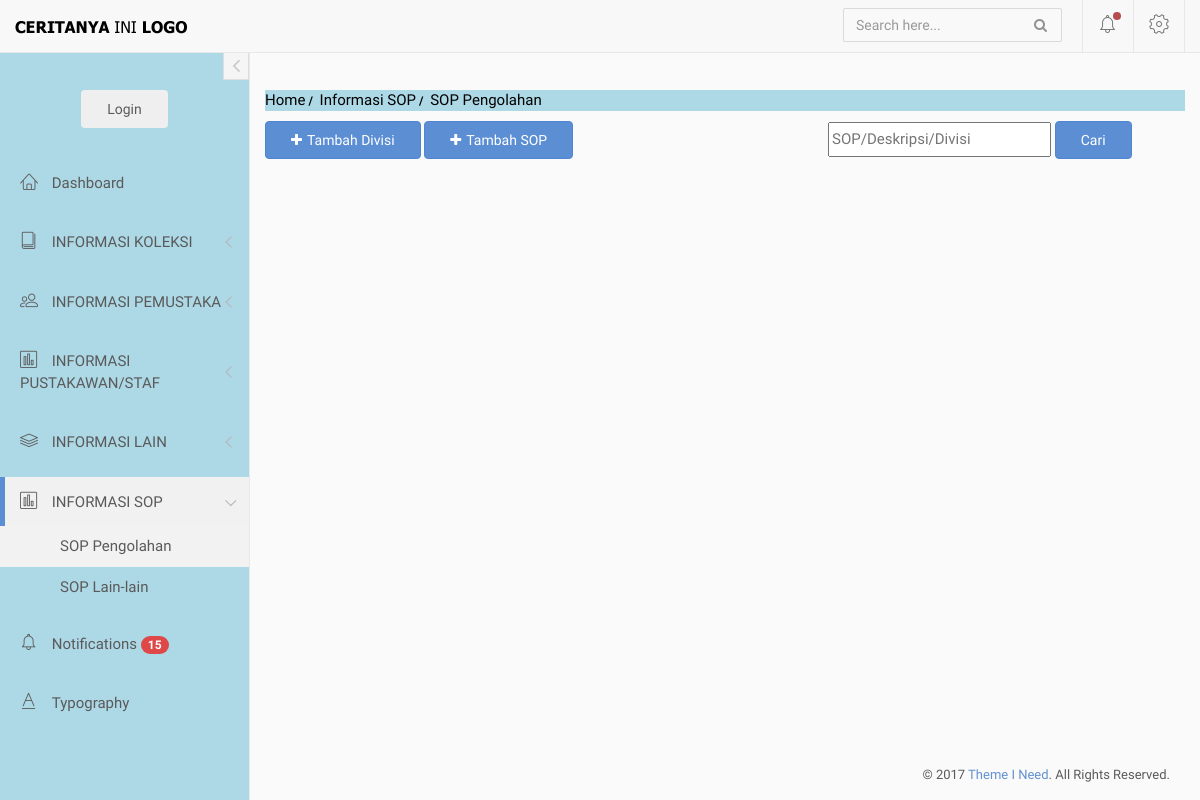
Before: /index.php/sop/pengolahan with the older database file.
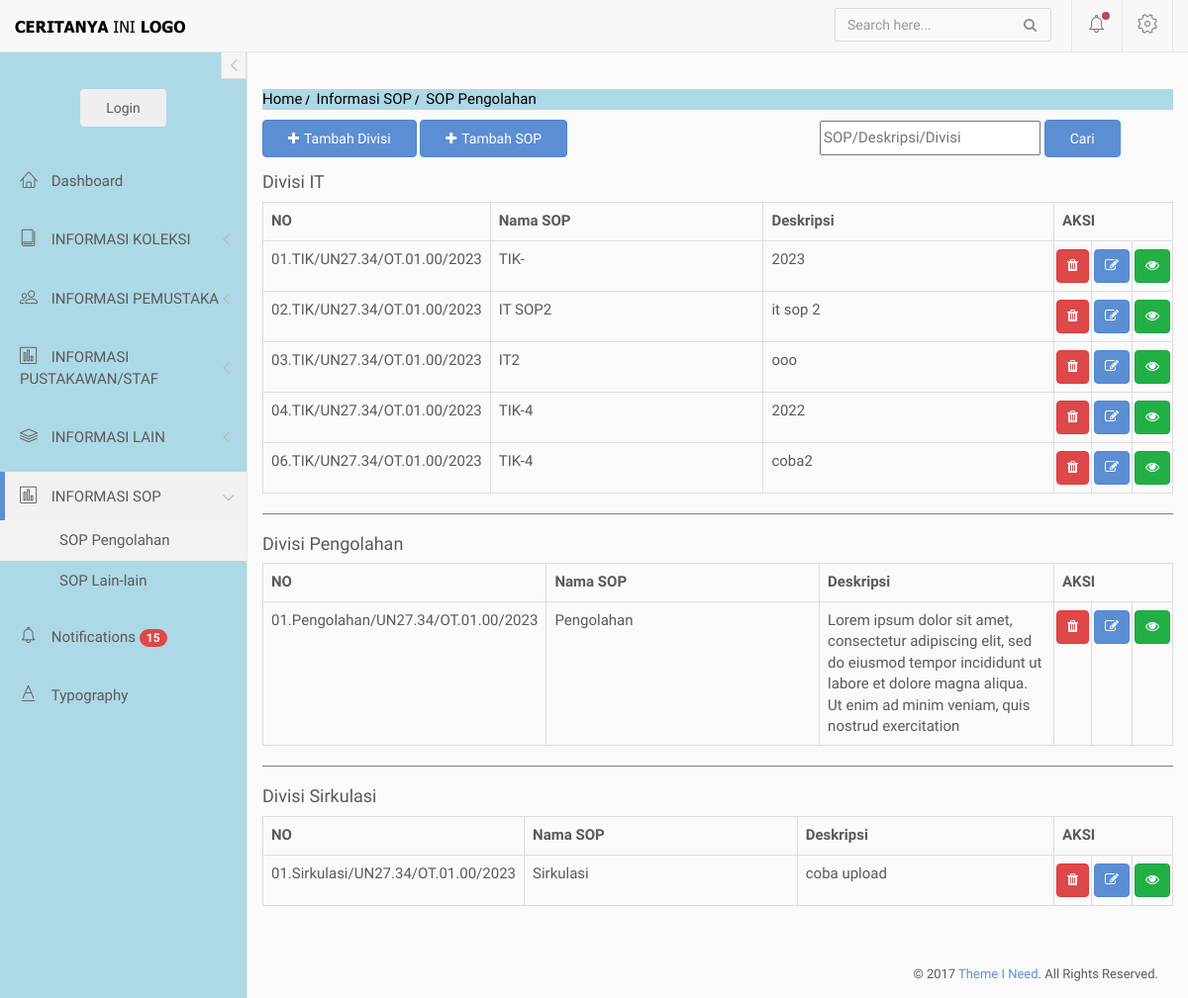
After: the same page with the newer database file.
### tables this page shows
CREATE TABLE `list_sop` (
  `id` int(10) NOT NULL,
  `id_divisi` int(5) NOT NULL,
  `nomor` varchar(40) NOT NULL,
  `nama_sop` varchar(255) NOT NULL,
  `deskripsi` varchar(255) NOT NULL,
  `file` varchar(500) NOT NULL,
  `update_id` int(50) NOT NULL
);

CREATE TABLE `tbl_divisi_sop` (
  `id` int(5) NOT NULL,
  `divisi` varchar(50) NOT NULL
);

### application/controllers/sop.php (called while the page is built, shortened)
<?php
    Class Sop extends CI_Controller{
        public function __construct(){
            $this->load->model('m_main');
        }
        public function pengolahan(){
            $data['divisi'] = $this->m_main->get_data('tbl_divisi_sop')->result();
            $data['keyword'] = $this->input->get('keyword');
            if(!empty($this->input->get('keyword'))){
                $data['sop'] = $this->m_main->search_sop($data['keyword']);
            }else{
                $data['sop']= $this->m_main->get_sop();
            }
            $this->load->view('diffdash/header');
            $this->load->view('diffdash/sidebar');
            $this->load->view('sop/v_sop',$data);
            $this->load->view('diffdash/footer');
        }
    }
?>

### index.php (called while the page is built, shortened)
<?php
require_once BASEPATH.'core/CodeIgniter.php';

### application/models/m_main.php (called while the page is built, shortened)
<?php
    class M_main extends CI_Model{
        public function get_sop(){
            return $this->db->query("SELECT sp.*, tds.divisi FROM list_sop AS sp left join tbl_divisi_sop AS tds ON sp.id_divisi = tds.id order by id_divisi,nomor")->result();
        }
    }
?>

### application/views/sop/v_sop.php (the view, shortened to what this page needs)
<div>
    <nav class="crumbs">
        <ol>
            <li class="crumb"><a href="<?=base_url()?>">Home</a></li>
            <li class="crumb"><a href="#">Informasi SOP</a></li>
            <li class="crumb">SOP Pengolahan</li>
        </ol>
    </nav>
<div>
<?php $a=0; ?>
<div style="float:left;">
  <button class="btn btn-primary" style="margin-bottom : 10px" data-toggle="modal" data-target="#tambahdivisi"><i class="fa fa-plus"></i>Tambah Divisi</button>
  <button class="btn btn-primary" style="margin-bottom : 10px" data-toggle="modal" data-target="#tambahsop"><i class="fa fa-plus"></i>Tambah SOP</button>
</div>
<div style="float:right;">
  <form action="" method="GET" style="flex-direction: row; width:360px">
      <div class="form-group">
        <input class="search-right" type="text" name="keyword" placeholder="SOP/Deskripsi/Divisi" value="<?= html_escape($keyword) ?>">
        <input type="submit" value="Cari" class="btn btn-primary">
      </div>
  </form>
</div>
<div style="clear:both;">
    <?php foreach ($sop as $row) : ?>
      <?php
        if($a != $row->id_divisi){
        if($a != 0){?></table> <hr> <?php } ?>
        <h4>Divisi <?php echo $row->divisi; ?> </h4>
        <table class="table table-bordered">
        <tr>
            <th style="width:5%">NO</th>
            <th style="width:30%">Nama SOP</th>
            <th style="">Deskripsi</th>
            <th colspan=3 style="width:115px">AKSI</th>
        </tr>
      <?php $a=$row->id_divisi; }?>
      <tr>
          <td><?php echo $row->nomor?></td>
          <td><?php echo $row->nama_sop?></td>
          <td><?php echo $row->deskripsi?></td>
          <td class="btnsq tombol-hapus" href="<?php echo base_url('sop/hapus_sop/'.$row->id); ?>"><div class="btn btn-danger btn-xm" data-toggle="tooltip" data-placement="top" title="Hapus User"><i class="fa fa-trash"></i></div></td>
          <td class="btnsq"><?php echo anchor('sop/edit_sop/'.$row->id,'<div class="btn btn-primary btn-xm" data-toggle="tooltip" data-placement="top" title="Edit User"><i class="fa fa-edit"></i></div>') ?></td>
          <td class="btnsq" title="Lihat file"><button type="button" class="btn btn-success btn-xm openfile" value="<?=$row->file?>" data-toggle="modal" data-target="#openFile"><i class="fa fa-eye"></i></button></td>
      </tr>
    <?php endforeach;?>
      </table>
</div>
</div>
</div>
</div>

Changed rows visible on the page:
added list_sop: id_divisi.divisi "IT", nomor "01.TIK/UN27.34/OT.01.00/2023", nama_sop "TIK-", deskripsi "2023"
added list_sop: nomor "02.TIK/UN27.34/OT.01.00/2023", nama_sop "IT SOP2", deskripsi "it sop 2"
added list_sop: nomor "03.TIK/UN27.34/OT.01.00/2023", nama_sop "IT2", deskripsi "ooo"
added list_sop: nomor "04.TIK/UN27.34/OT.01.00/2023", nama_sop "TIK-4", deskripsi "2022"
added list_sop: nomor "06.TIK/UN27.34/OT.01.00/2023", nama_sop "TIK-4", deskripsi "coba2"
added list_sop: id_divisi.divisi "Pengolahan", nomor "01.Pengolahan/UN27.34/OT.01.00/2023", nama_sop "Pengolahan", deskripsi "Lorem ipsum dolor sit amet, consectetur adipiscing elit, sed do eiusmod tempor incididunt ut labore et dolore magna aliqua. Ut enim ad minim veniam, quis nostrud exercitation"
added list_sop: id_divisi.divisi "Sirkulasi", nomor "01.Sirkulasi/UN27.34/OT.01.00/2023", nama_sop "Sirkulasi", deskripsi "coba upload"
